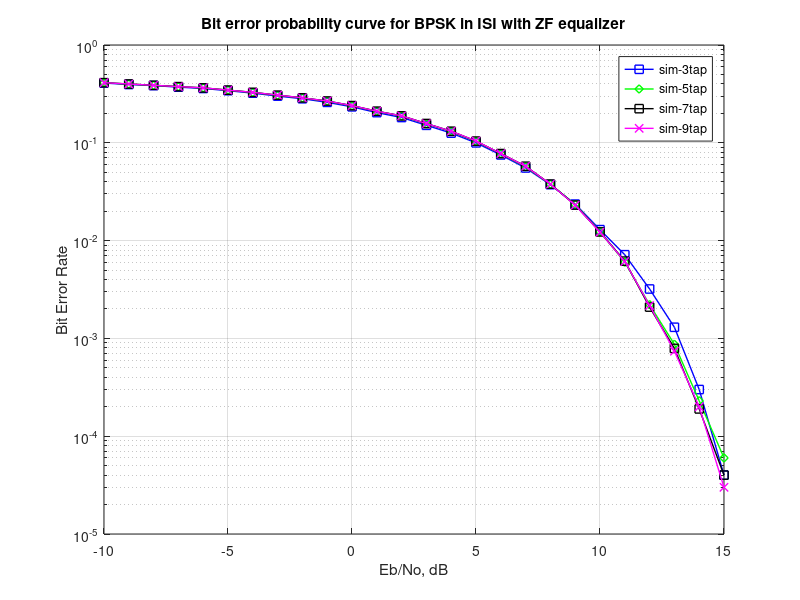

Here is the MATLAB script that generated this plot:
clc;
clear all;
close all;
%% zero forcing equalization
%%
Eb_N0_dB = -10:15; % multiple Eb/N0 values
nTAP = 4;
for i = 1:length(Eb_N0_dB)
    bits = randi([0 1],1,100000);
    N_bits = length(bits);
    R = 1000; % Bit rate in bits per second
    tb = 1/R; % Bit time
    fc = 10 * R; % Carrier frequency, for example, 10 times the bit rate
    fs = 4 * fc; % Sampling frequency, 4 times the carrier frequency
    ts = 1/fs;
    % time = 0:ts:(N_bits*tb)-ts;
    %% modulation
    %%
    mxsig = 2*bits-1;
    % %% pulse shaping for carrier multiplication
    % %%
    % bits_reshaped = reshape(bits, N_bits, 1);
    % spb = tb*fs; % sample per bit
    % message = repmat(bits_reshaped, 1, spb);
    % message = reshape(message', 1, []);
    % %% defining carrier
    % %%
    % carrier = sin(2*pi*fc*time);
    % %% multiplication
    % %% 
    % mxsig = message.*carrier;
    % %% figures
    % %%
    % figure(1)
    % subplot(311)
    % plot(time,message);
    % subplot(312)
    % plot(time,carrier);
    % subplot(313)
    % plot(time,mxsig);
    %% channel model (multipath channel)
    %%
    channel_response = [0.2 0.9 0.3]; 
    chan_out = conv(mxsig,channel_response);
    %% noise addition
    %%
    pavg_channel = sum(abs(chan_out).^2)/length(chan_out);
    snr_lin = 10^(0.1*Eb_N0_dB(i));
    var_noise = pavg_channel/snr_lin;
    noise = sqrt(var_noise)*randn(1,length(chan_out));
    noisy_out = chan_out + noise; % additive white gaussian noise
    %% zero forcing equalizer
    %%
    for k = 1:nTAP
         L  = length(channel_response);
         channel_matrix = toeplitz([channel_response(2:end) zeros(1,2*k+1-L+1)], [ channel_response(2:-1:1) zeros(1,2*k+1-L+1) ]);
         d  = zeros(1,2*k+1);
         d(k+1) = 1;
         channel  = (inv(channel_matrix)*d.').';
         %%  matched filter
         yFilt = conv(noisy_out,channel);
         yFilt = yFilt(k+2:end); 
         yFilt = conv(yFilt,ones(1,1)); % convolution
         ySamp = yFilt(1:1:N_bits);  % sampling at time T
         %% receiver - hard decision decoding
         ipHat = real(ySamp)>0;
         %% counting the errors
         nErr(k,i) = size(find(bits- ipHat),2);
     end
end
simBer = nErr/N_bits; % simulated ber
theoryBer = 0.5*erfc(sqrt(10.^(Eb_N0_dB/10))); % theoretical ber
figure
semilogy(Eb_N0_dB,simBer(1,:),'bs-','Linewidth',1);
hold on
semilogy(Eb_N0_dB,simBer(2,:),'gd-','Linewidth',1);
semilogy(Eb_N0_dB,simBer(3,:),'ks-','Linewidth',1);
semilogy(Eb_N0_dB,simBer(4,:),'mx-','Linewidth',1);
% axis([0 10 10^-3 0.5])
grid on
legend('sim-3tap', 'sim-5tap','sim-7tap','sim-9tap');
xlabel('Eb/No, dB');
ylabel('Bit Error Rate');
title('Bit error probability curve for BPSK in ISI with ZF equalizer');